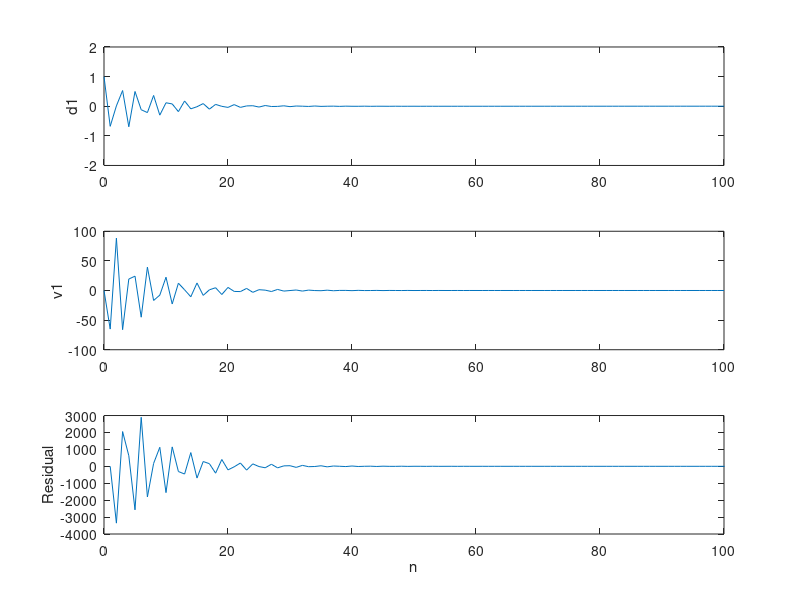
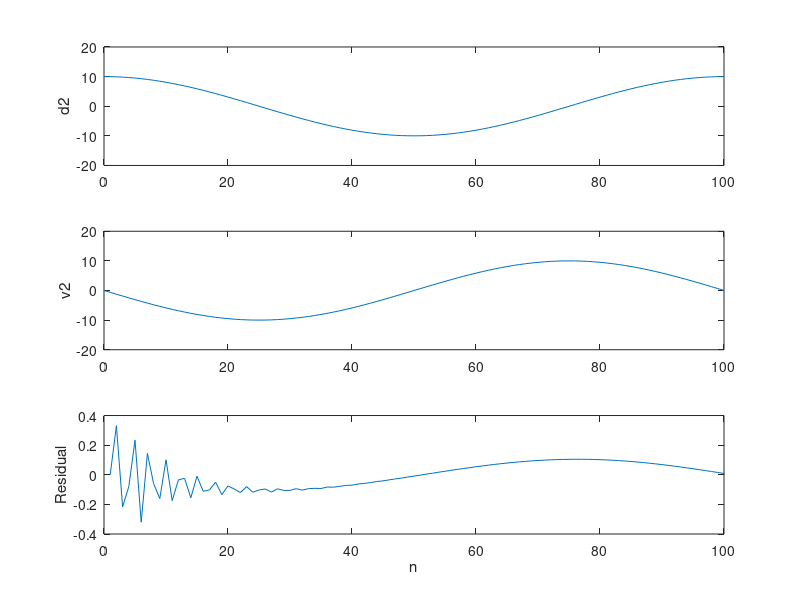

Write MATLAB code to recreate these figures, in order.
% Ingrid Lan - Feb. 2020
% Hughes Section 9.3 Exercise 16
% Linear IVP: Md'' + Kd = 0, where d = [d1; d2]

% System parameters
m1    = 1.0;
m2    = 1.0;
k1    = 1.0E4;
k2    = 1.0;

M = [m1, 0; 0, m2];
K = [k1 + k2, -k2; -k2, k2];

% Determine eigenvalues & eigenvectors
% Substituting d = A*sin(wt) into the system yields 
% -M A w^2 sin(wt) + K A sin(wt) = 0
% K A = w^2 M A
[evec, eval] = eig(K, M);
w = sqrt(diag(eval));

% Time stepping
% T1 = 2 * pi / w1
T  = 2*pi / w(1);
dt = T / 100;
t = 0 : dt : T;

% (a): damped_Newmark
% (b): gen-alpha-2nd_order_IVP
% (c): gen-alpha-1st_order_IVP
method = 'b';

if strcmp(method, 'a')
    % Damped Newmark-beta parameters
    beta  = 0.3025;
    gamma = 0.6;
else
    % Generalized-alpha parameters
    rho_inf = 0.5;
    alpha_m = 0.5 * (3 - rho_inf) / (1 + rho_inf);
    alpha_f = 1 / (1 + rho_inf);
    gamma   = 0.5 + alpha_m - alpha_f;
    beta    = (1 + alpha_m - alpha_f)^2 / 4;       % only for 2nd-order IVP
end

switch method
    
    % ================= Damped Newmark-beta ================= %
    case 'a'
        
        method_name = 'damped_Newmark';

        d = zeros(2, length(t));        % Displacement
        v = zeros(2, length(t));        % Velocity
        a = zeros(2, length(t));        % Acceleration
        r = zeros(2, length(t));        % Residual (for debugging)
        
        % Initial conditions
        d(:, 1) = [1; 10];
        v(:, 1) = [0;  0];
        a(:, 1) = M \ (-K * d(:, 1));

        
        for i = 2 : length(t)
            
            % Predictors
            d_predictor = d(:, i - 1) + dt * v(:, i - 1) + ...
                          dt^2 / 2 * (1 - 2 * beta) * a(:, i - 1);
            v_predictor = v(:, i - 1) + (1 - gamma) * dt * a(:, i - 1);
            
            % Recursion relation for a_(n+1)
            a(:, i) = (M + beta * dt^2 * K) \ -K * d_predictor;
            
            d(:, i) = d_predictor + beta * dt^2 * a(:, i);
            v(:, i) = v_predictor + gamma * dt * a(:, i);
            
            % Compute residual
            r(:, i) = M * a(:, i) + K * d(:, i);
            
        end
        
        
    % ================= Gen-alpha for 2nd-order IVP ================= %
    case 'b'
        
        method_name = 'gen-alpha-2nd_order_IVP';
        
        % Reference: Chung & Hulbert (1993). A time integration algorithm
        % for structural dynamics with improved numerical dissipation: The
        % generalized-alpha method.
        
        d = zeros(2, length(t));        % Displacement
        v = zeros(2, length(t));        % Velocity
        a = zeros(2, length(t));        % Acceleration
        r = zeros(2, length(t));        % Residual (for debugging)
        
        % Initial conditions
        d(:, 1) = [1; 10];
        v(:, 1) = [0;  0];
        a(:, 1) = M \ (-K * d(:, 1));
        
        for i = 2 : length(t)
            d_n = d(:, i - 1);
            v_n = v(:, i - 1);
            a_n = a(:, i - 1);
            
            % Solve K_eff * a_(n+1) = F_eff
            K_eff = alpha_m * M + alpha_f * beta * dt^2 * K;
            F_eff = -(1 - alpha_m) * M * a_n - ...
                    K * ( d_n + alpha_f * dt * v_n + ...
                    alpha_f * dt^2 / 2 * (1 - 2 * beta) * a_n );
                
            a(:, i) = K_eff \ F_eff;
            v(:, i) = v_n + dt * ( (1 - gamma) * a_n + gamma * a(:, i) );
            d(:, i) = d_n + dt * v_n + dt^2 / 2 * ...
                      ( (1 - 2 * beta) * a_n + 2 * beta * a(:, i) );
            
            % Compute residual
            r(:, i) = M * a(:, i) + K * d(:, i);
            
        end
        
        
        
    % ================= Gen-alpha for 1st-order IVP ================= %
    case 'c'
        
        method_name = 'gen-alpha-1st_order_IVP';
        
        % Reference: Kadapa et al. (2017). On the advantages of using the
        % first-order generalized-alpha scheme for structural dynamic problems.
        
        d = zeros(2, length(t));        % Displacement
        v = zeros(2, length(t));        % Velocity
        dot_d = zeros(2, length(t));    % Time derivative of displacement
        dot_v = zeros(2, length(t));    % Time derivative of velocity
        r = zeros(2, length(t));        % Residual (for debugging)
        
        % Initial conditions
        d(:, 1) = [1; 10];
        v(:, 1) = [0;  0];
        dot_d(:, 1) = [0; 0];
        dot_v(:, 1) = M \ (-K * d(:, 1));
        
        for i = 2 : length(t)
            
            d_n = d(:, i - 1);
            v_n = v(:, i - 1);
            dot_d_n = dot_d(:, i - 1);
            dot_v_n = dot_v(:, i - 1);
            
            % Solve K_eff * d_(n+1) = F_eff
            K_eff = alpha_m^2 / (alpha_f * gamma^2 * dt^2) * M + alpha_f * K;
            F_eff = -(1 - alpha_m) * M * dot_v_n - (1 - alpha_f) * K * d_n + ...
                    alpha_m * M * ( alpha_m / (alpha_f * gamma^2 * dt^2) * d_n + ...
                    1 / (alpha_f * gamma * dt) * v_n - (gamma - 1) / gamma * dot_v_n - ...
                    (gamma - alpha_m) / (alpha_f * gamma^2 * dt) * dot_d_n );
            
            d(:, i) = K_eff \ F_eff;
            dot_d(:, i) = 1 / (gamma * dt) * ( d(:, i) - d_n ) + ...
                          (gamma - 1) / gamma * dot_d_n;
            v(:, i) = alpha_m / (alpha_f * gamma * dt) * ( d(:, i) - d_n ) + ...
                      (gamma - alpha_m) / (gamma * alpha_f) * dot_d_n + ...
                      (alpha_f - 1) / alpha_f * v_n;
            dot_v(:, i) = alpha_m / (alpha_f * gamma^2 * dt^2) * ( d(:, i) - d_n ) - ...
                          1 / (alpha_f * gamma * dt) * v_n + ...
                          (gamma - 1) / gamma * dot_v_n + ...
                          (gamma - alpha_m) / (alpha_f * gamma^2 * dt) * dot_d_n;
            
            % Compute residual
            r(:, i) = M * dot_v(:, i) + K * d(:, i);
            
        end
        

end


figure;
subplot(3, 1, 1); plot(0 : (length(t) - 1), d(1, :)); 
ylabel('d1'); xlim([0, 100]); ylim([-2, 2])
subplot(3, 1, 2); plot(0 : (length(t) - 1), v(1, :)); 
ylabel('v1'); xlim([0, 100]); % ylim([-80, 80]);
subplot(3, 1, 3); plot(1 : length(t), r(1, :));
ylabel('Residual'); xlim([0, 100]); xlabel('n');
%saveas(gcf, [method_name, '_1.png']);

figure;
subplot(3, 1, 1); plot(0 : (length(t) - 1), d(2, :));
ylabel('d2'); xlim([0, 100]); ylim([-20, 20]);
subplot(3, 1, 2); plot(0 : (length(t) - 1), v(2, :));
ylabel('v2'); xlim([0, 100]); ylim([-20, 20]);
subplot(3, 1, 3); plot(1 : length(t), r(2, :)); xlabel('n');
ylabel('Residual'); xlim([0, 100]);

%saveas(gcf, [method_name, '_2.png']);
